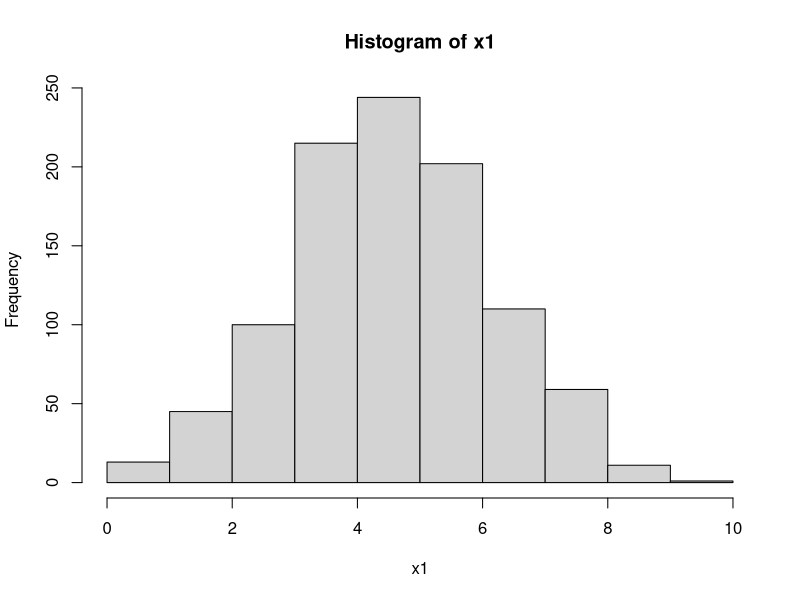
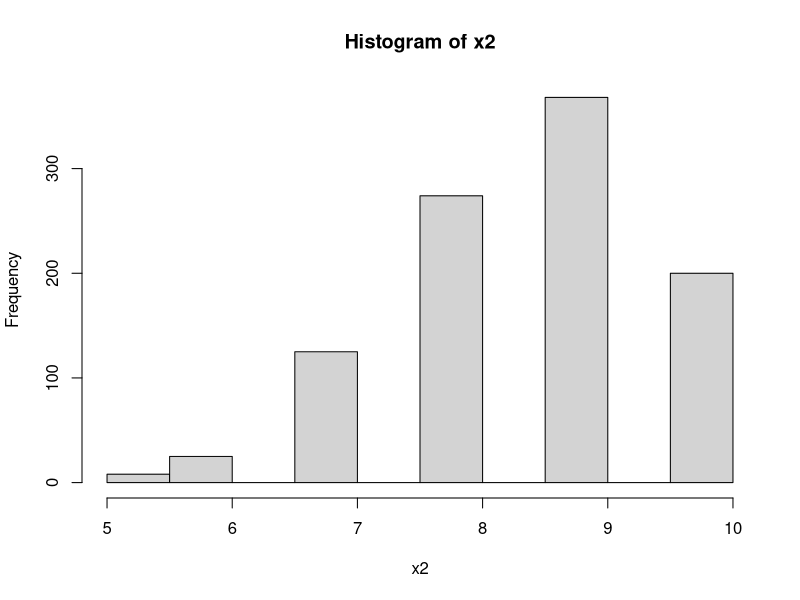

The R script that drew these images, in order: (Note: this script raises an error after producing the figures.)
## ---- chunk 1
shots = c('goal','goal','goal','miss','miss',
          'goal','goal','miss','goal','goal')

# convert to numeric, arbitrarily picking goal=1, miss=0
shotsNum = as.numeric(shots == 'goal')
N = length(shots)                      # sample size
nGoal = sum(shots == 'goal')           # number of shots made
nMiss = sum(shots == 'miss')           # number of those miss
## ---- chunk 2
set.seed(1234)
x1 = rbinom(1000, size = 10, p = .5)
x2 = rbinom(1000, size = 10, p = .85)

mean(x1); hist(x1)
mean(x2); hist(x2)
## ---- chunk 3
theta = seq(from = 1 / (N + 1),
            to = N / (N + 1),
            length = 10)

theta
## ---- chunk 4
### prior distribution
# triangular as in Kruschke text example
pTheta = pmin(theta, 1 - theta)

# uniform
# pTheta = dunif(theta)

# beta prior with mean = .5
# pTheta = dbeta(theta, 10, 10)

# Normalize so that values sum to 1
pTheta = pTheta / sum(pTheta) 
## ---- chunk 5
# use the formula
pDataGivenTheta = choose(N, nGoal) * theta^nGoal * (1 - theta)^nMiss


# Alternative methods
# # get the likelihood for each value given each theta
# pDataGivenTheta2 = dbinom(6, size=10, prob=theta)
# pDataGivenTheta3 = sapply(theta, function(p) dbinom(driveNum, size=1, prob=p))
# # 
# # # columns represent a given theta estimate, rows the likelihood for each observation
# # head(pDataGivenTheta0, 3)
# # 
# # # get the products of the columns
# pDataGivenTheta3 = apply(pDataGivenTheta3, 2, prod) 
# pDataGivenTheta3 = pDataGivenTheta/sum(pDataGivenTheta) #normalize as with the prior
## ---- chunk 6
pData = sum(pDataGivenTheta * pTheta)             # marginal probability of the data

pThetaGivenData = pDataGivenTheta*pTheta / pData  # Bayes theorem
## ---- chunk 7
out = data.frame(theta,
                 prior = pTheta,
                 likelihood = pDataGivenTheta,
                 posterior  = pThetaGivenData)

out %>% 
  kable(align = 'cccc', digits = 3) %>% 
  kable_styling(full_width = FALSE) %>% 
  column_spec(
    column = 1:ncol(out),
    width = '100px',
    monospace = TRUE,
    extra_css = 'font-size: 90%'
  )
## ---- chunk 8
posteriorMean = sum(pThetaGivenData * theta)
posteriorMean
## ---- chunk 9
set.seed(1234)
nGoal = 7       # number of scores
nMiss = 3           # number not
theta = seq(from = .00001, to = .9999, length = 5000)
pTheta = dbeta(theta, 10, 10)
pTheta = pTheta / sum(pTheta) # Normalize so sum to 1
pDataGivenTheta =  theta ^ nGoal * (1 - theta) ^ nMiss
pDataGivenTheta = pDataGivenTheta / sum(pDataGivenTheta)
pData = sum(pDataGivenTheta * pTheta)
pThetaGivenData = pDataGivenTheta * pTheta  / pData

probdat = data.frame(prior = pTheta,
                     likelihood = pDataGivenTheta,
                     posterior = pThetaGivenData)

# use ggplot or plotly depending on what works
g = ggplot(aes(x = theta), data = probdat, xlim = c(0, 1)) +
  geom_polygon(aes(y = prior), fill = palettes$Rblue$Rblue, alpha = .25) +
  # annotate('text',x=.2, y=3e-4, label='Prior&nbsp;with&nbsp;beta(10, 10)', color=alpha(palettes$Rblue$Rblue, .75), parse=T) + # doesn't work with ggplot (use~); but does with plotly
  annotate(
    'text',
    x = .2,
    y = 3e-4,
    label = 'Prior~with~beta(10, 10)',
    color = alpha(palettes$Rblue$Rblue, .75),
    parse = TRUE
  ) + # doesn't work with ggplot (use~); but does with plotly
  geom_polygon(aes(y = likelihood), fill = 'red', alpha = .25) +
  annotate(
    'text',
    x = .8,
    y = 6e-4,
    label = 'Likelihood',
    color = palettes$stan_red$stan_red
  ) +
  geom_polygon(aes(y = posterior),
               fill = palettes$tyrian_purple$tyrian_purple,
               alpha = .25) +
  annotate(
    'text',
    x = .45,
    y = 8e-4,
    label = 'Posterior',
    color = palettes$tyrian_purple$tyrian_purple
  ) +
  ylim(c(0, .001)) +
  ylab('') +
  xlab(substitute('theta')) +
  theme_clean() +
  theme(
    axis.ticks.y = element_blank(),
    axis.text.y = element_blank(),
    axis.title.y = element_text(color = 'gray35'),
    axis.title.x = element_text(color = 'gray35'),
    plot.background = element_rect(fill = "transparent", colour = NA),
    panel.background = element_rect(fill = "transparent", colour = NA)
  )
g
# plotly::ggplotly(width='50%')
# PLOTLY CURRENTLY BREAKS MATHJAX FOR TUFTE, FANTASTIC!
# library(plotly)
# ggplotly(tooltip='none') %>%
#   config(displayModeBar=F) %>%
#   layout(paper_bgcolor=rgb(0,0,0,0), plot_bgcolor=rgb(0,0,0,0))
## ---- chunk 10
### more vague prior
set.seed(1234)
nGoal = 7       # number of scores
nMiss = 3           # number not
pTheta = dbeta(theta, 2, 2)
pTheta = pTheta / sum(pTheta) # Normalize so sum to 1
pDataGivenTheta = theta ^ nGoal * (1 - theta) ^ nMiss
pDataGivenTheta = pDataGivenTheta / sum(pDataGivenTheta)
pData = sum(pDataGivenTheta * pTheta)
pThetaGivenData = pDataGivenTheta * pTheta  / pData

probdat = data.frame(prior = pTheta,
                     likelihood = pDataGivenTheta,
                     posterior = pThetaGivenData)

g = ggplot(aes(x = theta), data = probdat, xlim = c(0, 1)) +
  geom_polygon(aes(y = prior), fill = palettes$Rblue$Rblue, alpha = .25) +
  # annotate('text',x=.25, y=3e-4, label='Prior&nbsp;with&nbsp;beta(2, 2)', color=palettes$Rblue$Rblue, parse=T) +
  annotate(
    'text',
    x = .25,
    y = 3e-4,
    label = 'Prior~with~beta(2, 2)',
    color = palettes$Rblue$Rblue,
    parse = TRUE
  ) +
  geom_polygon(aes(y = likelihood), fill = 'red', alpha = .25) +
  annotate(
    'text',
    x = .85,
    y = 5e-4,
    label = 'Likelihood',
    color = palettes$stan_red$stan_red
  ) +
  geom_polygon(aes(y = posterior),
               fill = palettes$tyrian_purple$tyrian_purple,
               alpha = .25) +
  annotate(
    'text',
    x = .5,
    y = 5e-4,
    label = 'Posterior',
    color = palettes$tyrian_purple$tyrian_purple
  ) +
  ylim(c(0, .001)) +
  ylab('') +
  xlab(expression('theta')) +
  theme_clean() +
  theme(
    axis.ticks.y = element_blank(),
    axis.text.y = element_blank(),
    axis.title.y = element_text(color = 'gray35'),
    axis.title.x = element_text(color = 'gray35'),
    plot.background = element_rect(fill = "transparent", colour = NA),
    panel.background = element_rect(fill = "transparent", colour = NA)
  )
g
# ggplotly()
## ---- chunk 11
### more data
set.seed(1234)
N = 50
drive = rbinom(N, size = 1, p = .7)
nGoal = sum(drive == 1)       # number of scores
nMiss = sum(drive == 0)       # number not


pTheta = dbeta(theta, 10, 10)
pTheta = pTheta / sum(pTheta) # Normalize so sum to 1
pDataGivenTheta = theta ^ nGoal * (1 - theta) ^ nMiss
pDataGivenTheta = pDataGivenTheta / sum(pDataGivenTheta)
pData = sum(pDataGivenTheta * pTheta)
pThetaGivenData = pDataGivenTheta * pTheta  / pData

probdat = data.frame(prior = pTheta,
                     likelihood = pDataGivenTheta,
                     posterior = pThetaGivenData)

g = ggplot(aes(x = theta), data = probdat, xlim = c(0, 1)) +
  geom_polygon(aes(y = prior), fill = palettes$Rblue$Rblue, alpha = .25) +
  # annotate('text',x=.25, y=6e-4, label='Prior&nbsp;with&nbsp;beta(10, 10)', color=palettes$Rblue$Rblue, parse=T) +
  annotate(
    'text',
    x = .25,
    y = 6e-4,
    label = 'Prior~with~beta(10, 10)',
    color = palettes$Rblue$Rblue,
    parse = TRUE
  ) +
  geom_polygon(aes(y = likelihood), fill = 'red', alpha = .25) +
  annotate(
    'text',
    x = .9,
    y = 1.5e-3,
    label = paste('Likelihood with N =', N),
    color = palettes$stan_red$stan_red
  ) +
  geom_polygon(aes(y = posterior),
               fill = palettes$tyrian_purple$tyrian_purple,
               alpha = .25) +
  annotate(
    'text',
    x = .6,
    y = 1e-3,
    label = 'Posterior',
    color = palettes$tyrian_purple$tyrian_purple
  ) +
  ylim(c(0, .0015)) +
  ylab('') +
  xlab('theta') +
  theme_clean() +
  theme(
    axis.ticks.y = element_blank(),
    axis.text.y = element_blank(),
    axis.title.y = element_text(color = 'gray35'),
    axis.title.x = element_text(color = 'gray35'),
    plot.background = element_rect(fill = "transparent", colour = NA),
    panel.background = element_rect(fill = "transparent", colour = NA)
  )
g

# ggplotly()
